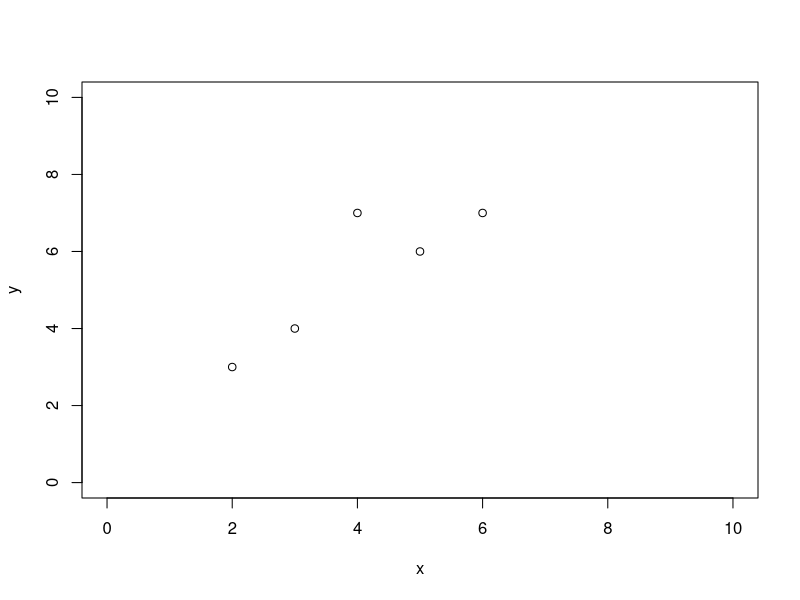
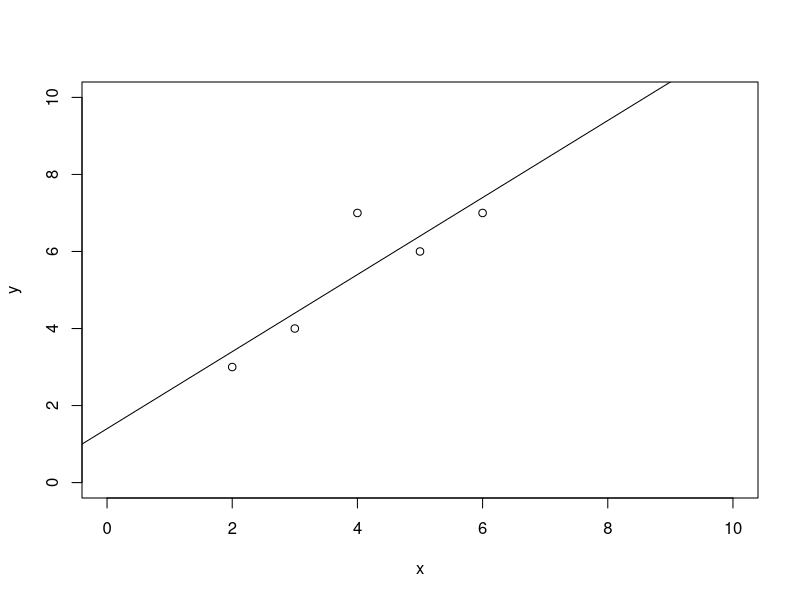
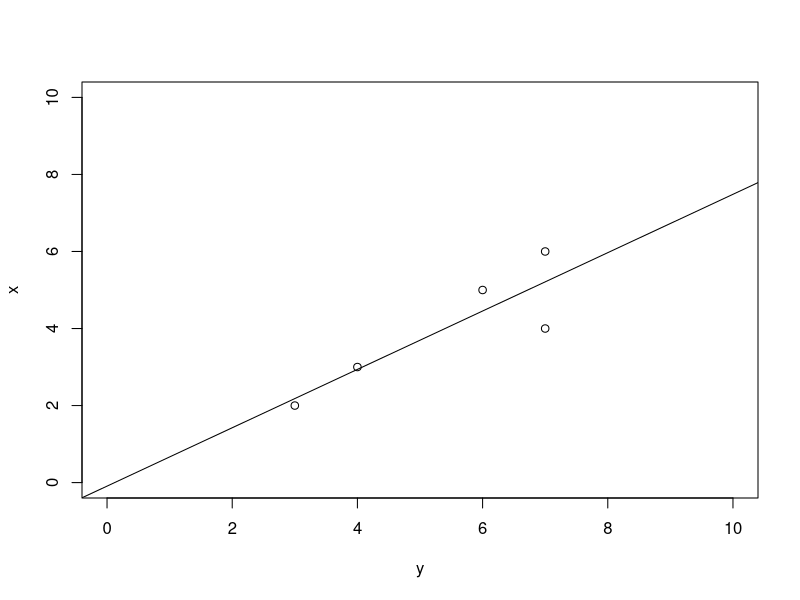
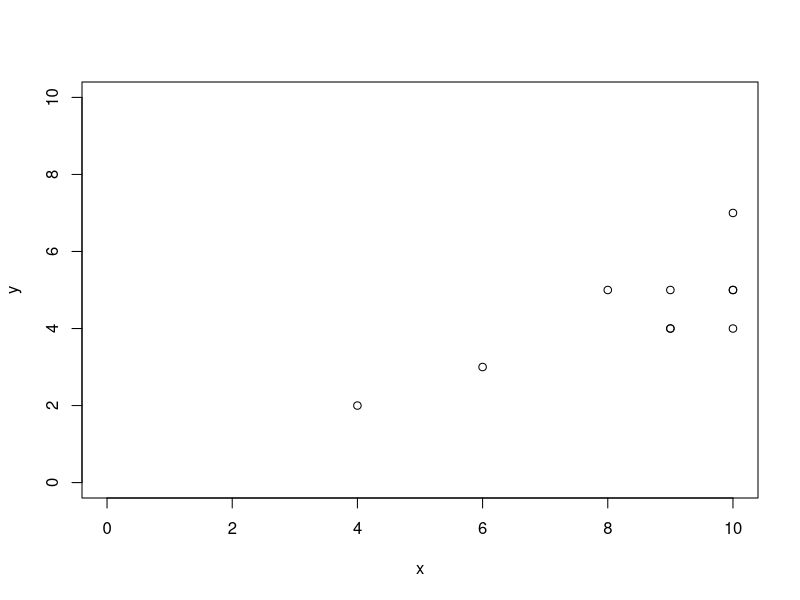
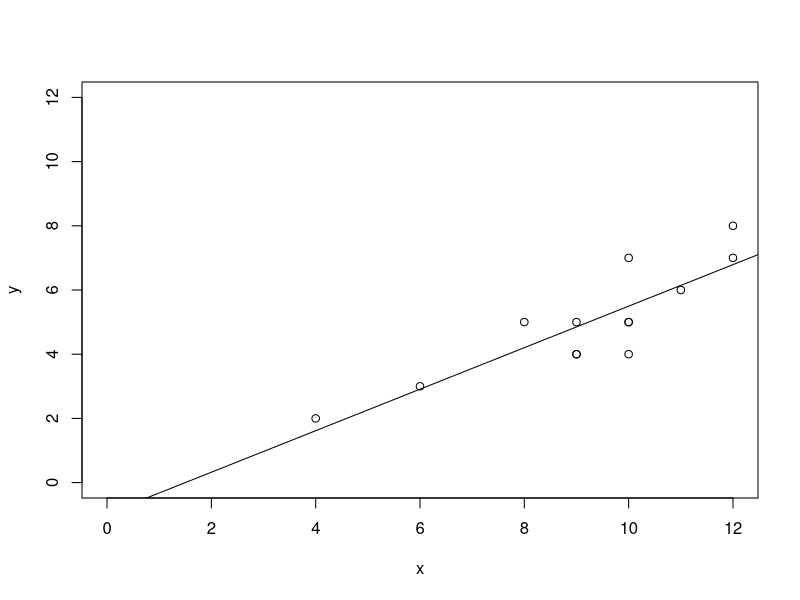

R code for these plots, in order: (Note: this script raises an error after producing the figures.)
#SHEET 4
library("tidyverse")
library("tidyr")
library("dplyr")
library("ggplot2")

#Aufgabe 1.1.
x <- c(2, 6, 3, 4, 5)
y <- c(3, 7, 4, 7, 6)
plot(x = x, y = y,
     xlim = c(0,10),
     ylim = c(0,10))

#(a) covariance
covariance <- cov(x,y)
#(b)  coefficient of correlation
sd_x <- sd(x)
sd_y <- sd(y)
var_x <- var(x)
var_y <- var(y)
coef_cor <- covariance/(sd_x * sd_y)
#Funktion aus R
coef_cor <- cor(x,y)
#regression line: criterion variable Y and predictor variable X
linear_regression <- lm(y ~ x)
summary(linear_regression)
plot(x = x, y = y,
     xlim = c(0,10),
     ylim = c(0,10))
abline(linear_regression)
#regression line: criterion variable X and predictor variable Y
linear_regression <- lm(x ~ y)
summary(linear_regression)
plot(x = y, y = x,
     xlim = c(0,10),
     ylim = c(0,10))
abline(linear_regression)

#Aufgabe 1.2.
x <- c(10, 9, 9, 11, 10, 10, 6, 10, 8, 12, 9, 4, 12)
y <- c(5, 5, 4, 6, 7, 5, 3, 4, 5, 7, 4, 2, 8)
#(a)
plot(x = x, 
     y = y,
     xlim = c(0,10),
     ylim = c(0,10))
#(b)
#positive
#(c)
cov <- cov(x = x, y = y)
cor <- cor(x = x, y = y)
#(d) y = ax + b
linear_regression <- lm(y ~ x)
plot(x = x, y = y,
     xlim = c(0,12),
     ylim = c(0,12))
abline(linear_regression)
#wir speichern uns die Koeffizienten der Regressionsgeradengleichung y = a + bx
#a ist die Steigung der Regressionsgeraden und b der Y-Achsenabschnitt
a <- linear_regression$coefficients[1]
b <- linear_regression$coefficients[2]

#(e)
y <- a + b * 8

#Tibble mit  den restlichen Werten und den fitted Values
data <- tibble(time_spend = x,
               exam_score = y, 
               residual_values = linear_regression$residuals,
               predicted_scores = linear_regression$fitted.values)

#(g)
#Bestimmtheitsmass/Determinationskoeffizient
B <- cor(results$time,results$score)^2

#Aufgabe 2.1.
#(b) no!
#(a)
data <- tibble(cafe = c(seq(1,5,1)),
               X = c(3,8,7,9,5),
               Y = c(6,7,10,8,4))

spearman_cor <- cor(data$X, data$Y, method = "spearman")
#(c)?

#Aufgabe 2.1.
#(a)
#(b)
values <- tibble(Pass = c(40,20,10),
                 Fail = c(10,10,10))
#compute expected values
expected_values <- chisq.test(values)$expected
#compute chi squared
chi_squared <- chisq.test(values)$statistic
#by hand
chi_squared <- sum((expected_values-values)^2/expected_values)
#compute contigency coefficiant C
C <- (chi_squared/(sum(values$Pass)+sum(values$Fail)+chi_squared))^0.5
#compute C corrected
C_star <- min(length(values$Pass), ncol(values))
C_corr <- C * (C_star/(C_star-1))^0.5


